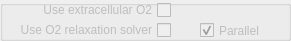
           <widget class="QGroupBox" name="groupBox_O2solver">
            <property name="enabled">
             <bool>false</bool>
            </property>
            <property name="geometry">
             <rect>
              <x>330</x>
              <y>220</y>
              <width>291</width>
              <height>41</height>
             </rect>
            </property>
            <property name="title">
             <string/>
            </property>
            <widget class="QMyCheckBox" name="cbox_USE_PAR_RELAX">
             <property name="geometry">
              <rect>
               <x>200</x>
               <y>20</y>
               <width>71</width>
               <height>21</height>
              </rect>
             </property>
             <property name="text">
              <string>Parallel</string>
             </property>
             <property name="checked">
              <bool>true</bool>
             </property>
            </widget>
            <widget class="QMyCheckBox" name="cbox_USE_RELAX">
             <property name="geometry">
              <rect>
               <x>10</x>
               <y>20</y>
               <width>161</width>
               <height>20</height>
              </rect>
             </property>
             <property name="layoutDirection">
              <enum>Qt::RightToLeft</enum>
             </property>
             <property name="text">
              <string>Use O2 relaxation solver</string>
             </property>
            </widget>
            <widget class="QMyCheckBox" name="cbox_USE_EXTRA">
             <property name="geometry">
              <rect>
               <x>20</x>
               <y>0</y>
               <width>151</width>
               <height>20</height>
              </rect>
             </property>
             <property name="layoutDirection">
              <enum>Qt::RightToLeft</enum>
             </property>
             <property name="text">
              <string>Use extracellular O2</string>
             </property>
             <property name="checked">
              <bool>false</bool>
             </property>
            </widget>
           </widget>
